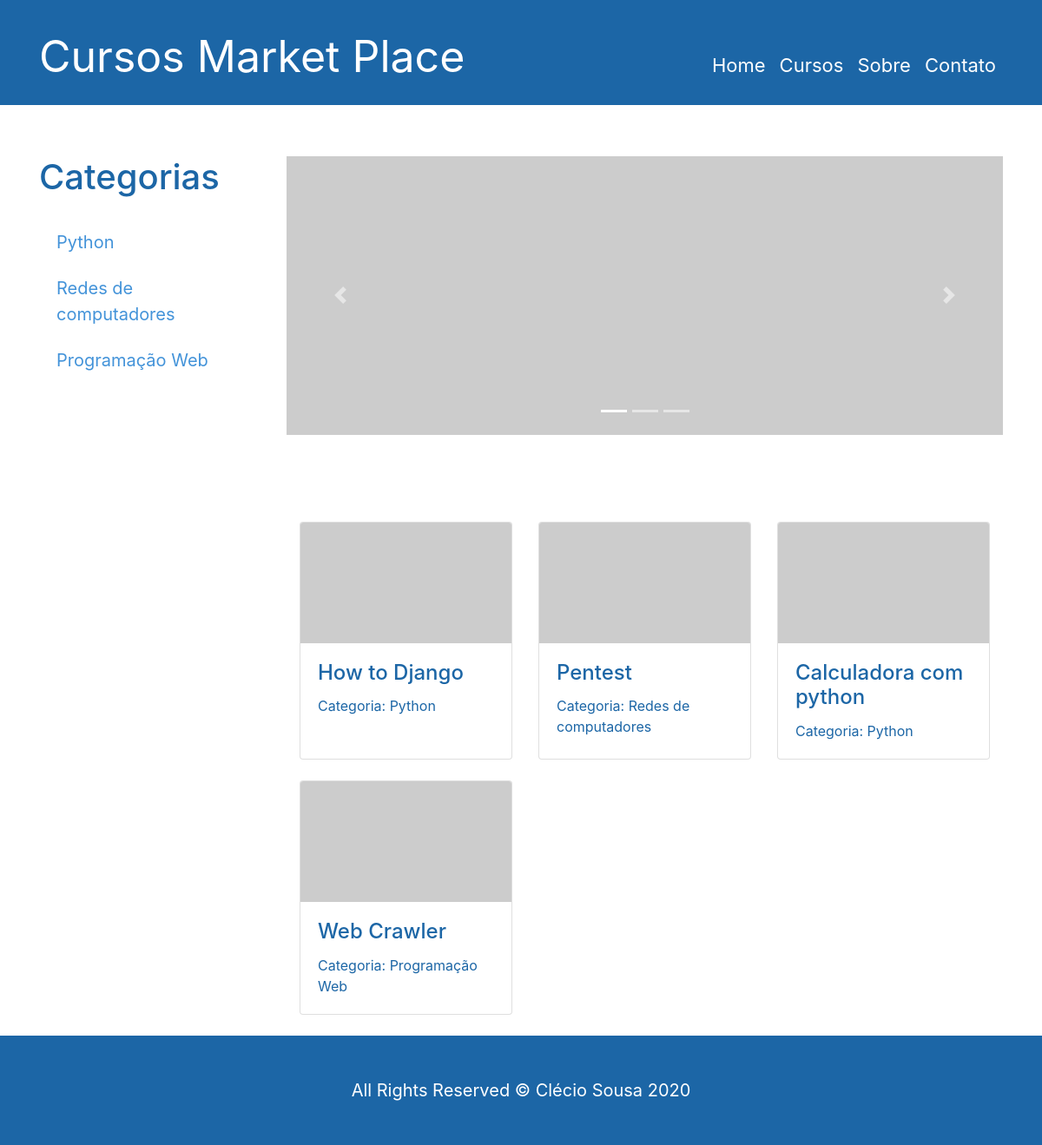
The page / on the database its author committed.
### cursos/models.py (models this page shows, shortened)
class Categoria(models.Model):
    nome_categoria = models.CharField(max_length=30)
    slug = models.SlugField(max_length=30, null=True, blank=True)
    def __str__(self):
        return self.nome_categoria

class Curso(models.Model):
    autor = models.ForeignKey(User, on_delete=models.CASCADE, blank=True, null=True)
    nome_curso = models.CharField(max_length=100)
    slug = models.SlugField(max_length=30, null=True, blank=True)
    descricao_curso = models.TextField()
    imagem = models.ImageField(upload_to='img', blank=True, null=True)
    categoria = models.ForeignKey(Categoria, on_delete=models.CASCADE, blank=False, null=False)
    STATUS = (
        ('rascunho', 'Rascunho'),
        ('publicado', 'Publicado')
    )
    status = models.CharField(max_length=10,
                              choices=STATUS,
                              default='rascunho')
    data_publicacao = models.DateTimeField(default=datetime.now(), blank=True)
    publicado = models.BooleanField(default=False)

### cursos/views.py (the view)
# urls.py: path('', views.index, name='index'),
def index(request):
    lista_cursos = Curso.objects.filter(publicado=True)
    lista_categorias = Categoria.objects.all()
    dados = {
        'cursos': lista_cursos,
        'categorias': lista_categorias
    }
    return render(request, 'index.html', dados)

### cursos/templates/index.html (shortened to what this page needs)
{% extends 'base.html' %}
{% block corpo %}
    <div class="col-lg-3">
      <h1 class="my-4">Categorias</h1>
      <div class="list-group">
      {% for categoria in categorias %}
        <a href="{% url 'categoria' categoria.slug %}" class="list-group-item">{{ categoria.nome_categoria }}</a>
      {% endfor %}
      </div>
    </div>
      <div class="col-lg-9">
        <div id="carouselExampleIndicators" class="carousel slide my-4" data-ride="carousel">
          <ol class="carousel-indicators">
            <li data-target="#carouselExampleIndicators" data-slide-to="0" class="active"></li>
            <li data-target="#carouselExampleIndicators" data-slide-to="1"></li>
            <li data-target="#carouselExampleIndicators" data-slide-to="2"></li>
          </ol>
          <div class="carousel-inner" role="listbox">
            <div class="carousel-item active">
              <img class="d-block img-fluid" src="http://placehold.it/900x350" alt="First slide">
            </div>
          </div>
          <a class="carousel-control-prev" href="#carouselExampleIndicators" role="button" data-slide="prev">
            <span class="carousel-control-prev-icon" aria-hidden="true"></span>
          </a>
          <a class="carousel-control-next" href="#carouselExampleIndicators" role="button" data-slide="next">
            <span class="carousel-control-next-icon" aria-hidden="true"></span>
          </a>
        </div>
        <div class="container">
        <div class="row">
          {% for curso in cursos %}
          <div class="col-lg-4 col-md-6 mb-4">
            <div class="card h-100">
                {% if curso.imagem %}
                <a href="#"><img class="card-img-top" src="{{ curso.imagem.url }}"alt=""></a>
                {% else %}
                <a href="#"><img class="card-img-top" src="http://placehold.it/700x400" alt=""></a>
                {% endif %}
              <div class="card-body">
                <h4 class="card-title">
                  <a href="{% url 'curso_detalhes' curso.slug %}">{{ curso.nome_curso }}</a>
                </h4>
                <p class="card-text">Categoria: {{ curso.categoria }}</p>
              </div>
            </div>
          </div>
          {% endfor %}
        </div>
        </div>
      </div>
      {% endblock %}

### cursos/templates/base.html (shortened to what this page needs)
{% load static %}
<!DOCTYPE html>
<html lang="pt-br">
<head>
  <link href="{% static 'vendor/bootstrap/css/bootstrap.min.css' %}" rel="stylesheet">
  <link href="{% static 'css/shop-homepage.css' %}" rel="stylesheet">
</head>
<body>
  <nav class="navbar navbar-expand-lg navbar-dark bg-dark fixed-top">
    <div class="container">
      <a class="navbar-brand" href="#">Cursos Market Place</a>
      <div class="collapse navbar-collapse" id="navbarResponsive">
        <ul class="navbar-nav ml-auto">
          <li class="nav-item">
            <a class="nav-link" href="{% url 'index' %}">Home
            </a>
          </li>
          <li class="nav-item">
            <a class="nav-link" href="#">Cursos</a>
          </li>
          <li class="nav-item">
            <a class="nav-link" href="{% url 'sobre' %}">Sobre</a>
          </li>
          <li class="nav-item">
            <a class="nav-link" href="{% url 'contato' %}">Contato</a>
          </li>
        </ul>
      </div>
    </div>
  </nav>
  <div class="container">
    <div class="row">
      {% block corpo %}
      {% endblock %}
    </div>
  </div>
  <footer class="py-5 bg-dark">
    <div class="container">
      <p class="m-0 text-center text-white">All Rights Reserved &copy; Clécio Sousa 2020</p>
    </div>
  </footer>
</body>
</html>

### cursos/static/css/shop-homepage.css (style rules this page uses)
body { padding-top: 56px; }

### rows shown on the page
Categoria: nome_categoria "Python"
Categoria: nome_categoria "Redes de computadores"
Categoria: nome_categoria "Programação Web"
Curso: nome_curso "How to Django", categoria "Python"
Curso: nome_curso "Pentest", categoria "Redes de computadores"
Curso: nome_curso "Calculadora com python", categoria "Python"
Curso: nome_curso "Web Crawler", categoria "Programação Web"
